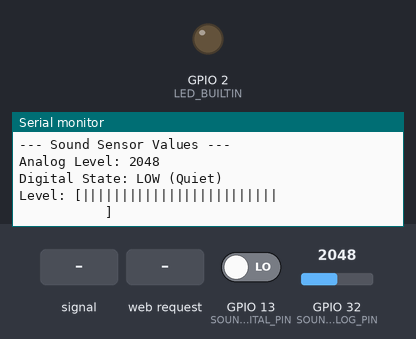
Bench run of a sketch on a simulated ESP32. Shown: output pins drawn as LEDs (lit = HIGH), the last lines printed to the serial monitor. Inputs (shaded band) come from the test bench; at power-on: GPIO 32 (SOUND_ANALOG_PIN) = 2048, GPIO 13 (SOUND_DIGITAL_PIN) LOW. WiFi joins after 1.5 s; servers stay silent unless stated.

Above: at 3.7 s.
3.8 s: GPIO 32 (SOUND_ANALOG_PIN) fed a 200 Hz sine of ±327 counts around its level
At 3.93 s:
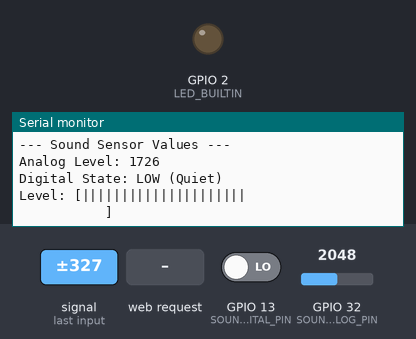
5.5 s: GPIO 32 (SOUND_ANALOG_PIN) set to 2866
At 5.55 s:
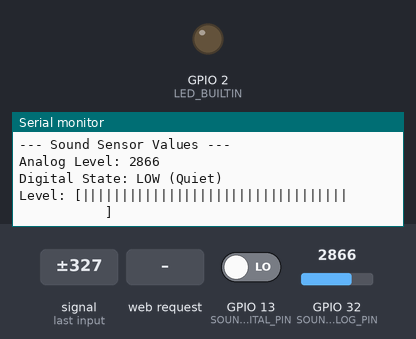
7.1 s: GPIO 13 (SOUND_DIGITAL_PIN) driven HIGH
At 7.67 s:
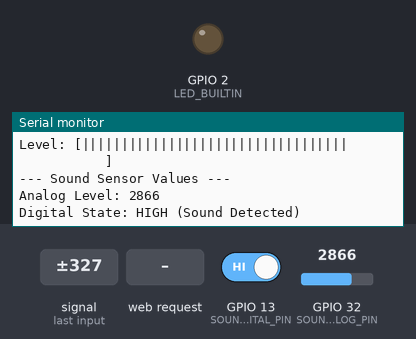
8.7 s: GPIO 32 (SOUND_ANALOG_PIN) fed a 1000 Hz sine of ±1023 counts around its level
At 8.79 s:
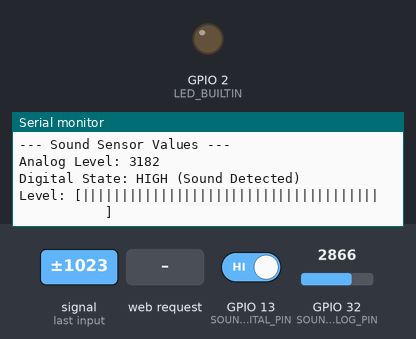
10.3 s: HTTP request GET / received
At 10.61 s:
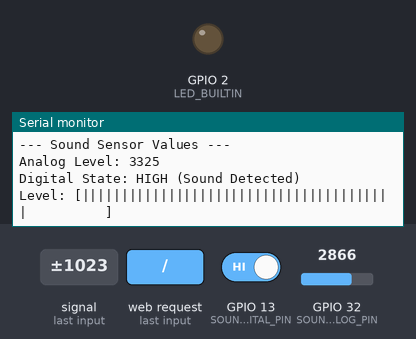
12.1 s: HTTP request GET /getSoundLevel received
At 12.13 s:
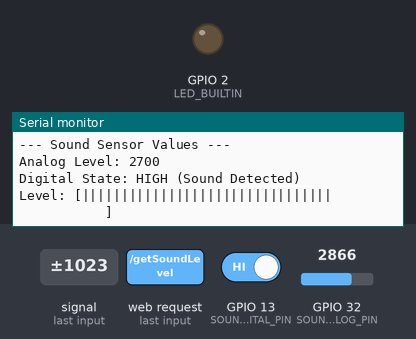
Timing chart, 0 to 15.1 s (numbered marks = the images above; inputs shaded):
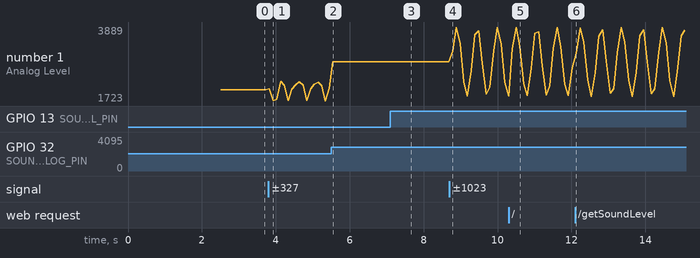

Measured:
- after the input at 3.8 s, the serial monitor: prints a new line at once (image 1)
- after the input at 5.5 s, the serial monitor: prints a new line after 0.05 s (image 2)
- after the input at 7.1 s, the serial monitor: prints a new line after 0.06 s (image 3)
- after the input at 8.7 s, the serial monitor: prints a new line after 0.08 s (image 4)
- after the input at 10.3 s, the serial monitor: prints a new line after 0.10 s (image 5)
- plotted number 1: 2048 → 2099 after the input at 3.8 s, 2099 → 2866 after the input at 5.5 s, 2866 → 1861 after the input at 8.7 s, 1861 → 2700 after the input at 10.3 s, 2700 → 2094 after the input at 12.1 s

The sketch:

web-server.ino
```cpp
#include <WiFi.h>
#include <WebServer.h>

// WiFi credentials
const char *ssid = "AndroidAP";
const char *password = "thathsara2";

// Pin definitions
const int SOUND_DIGITAL_PIN = 13; // DO pin - GPIO13
const int SOUND_ANALOG_PIN = 32;  // AO pin - GPIO32 (ADC1_CH4)
const int SOUND_THRESHOLD = 2048; // Adjust this value based on your sensor's sensitivity
const int LED_BUILTIN = 2;        // ESP32 built-in LED pin

// Create web server object on port 80
WebServer server(80);

void setup()
{
    // Start serial communication with proper encoding
    Serial.begin(115200);
    delay(1000);

    // Configure ADC for sound sensor
    analogSetPinAttenuation(SOUND_ANALOG_PIN, ADC_11db);
    analogSetWidth(12);

    // Configure pins
    pinMode(SOUND_DIGITAL_PIN, INPUT);
    pinMode(SOUND_ANALOG_PIN, INPUT);

    // Set WiFi mode explicitly
    WiFi.mode(WIFI_STA);
    WiFi.begin(ssid, password);

    Serial.println("\n");
    Serial.println("Connecting to WiFi...");

    while (WiFi.status() != WL_CONNECTED)
    {
        delay(500);
        Serial.print(".");
    }

    Serial.println("\n----------------------------------------");
    Serial.println("Successfully connected to WiFi network!");
    Serial.print("IP address: ");
    Serial.println(WiFi.localIP());
    Serial.println("----------------------------------------");

    // Initialize sound sensor pins with proper mode
    pinMode(SOUND_DIGITAL_PIN, INPUT); // Digital pin for threshold detection
    pinMode(SOUND_ANALOG_PIN, INPUT);  // Analog pin for sound level

    // Add ADC configuration for better readings
    analogSetWidth(12);             // Set ADC width to 12 bits
    analogSetAttenuation(ADC_11db); // Set ADC attenuation for 3.3V range

    // Add LED setup
    pinMode(LED_BUILTIN, OUTPUT);

    // Define server routes
    server.on("/", handleRoot);
    server.on("/getSoundLevel", handleGetSoundLevel);
    server.begin();
    Serial.println("HTTP server started");
}

void loop()
{
    server.handleClient();

    // Debug sound levels
    static unsigned long lastDebug = 0;
    if (millis() - lastDebug > 100) // Check every 100ms
    {
        lastDebug = millis();
        int analogValue = analogRead(SOUND_ANALOG_PIN);
        int digitalValue = digitalRead(SOUND_DIGITAL_PIN);

        // Print detailed debug info
        Serial.println("\n--- Sound Sensor Values ---");
        Serial.printf("Analog Level: %d\n", analogValue);
        Serial.printf("Digital State: %s\n", digitalValue ? "HIGH (Sound Detected)" : "LOW (Quiet)");

        // Visual representation of sound level
        Serial.print("Level: [");
        int bars = map(analogValue, 0, 4095, 0, 50);
        for (int i = 0; i < 50; i++)
        {
            Serial.print(i < bars ? '|' : ' ');
        }
        Serial.println("]");
    }
}

void handleRoot()
{
    String html = R"(<!DOCTYPE html><html>
    <head>
        <title>ESP32 Real-time Sound Monitor</title>
        <script src='https://cdn.tailwindcss.com'></script>
        <script src='https://cdn.jsdelivr.net/npm/chart.js'></script>
        <meta name='viewport' content='width=device-width, initial-scale=1.0'>
    </head>
    <body class='bg-gradient-to-br from-gray-50 to-gray-100 min-h-screen'>
        <!-- Project Description -->
        <div class='container mx-auto px-4 py-4 sm:py-8 max-w-7xl'>
            <div class='bg-white/80 backdrop-blur-sm rounded-lg shadow-lg p-4 sm:p-6 mb-4 sm:mb-8 border border-blue-100'>
                <div class='max-w-3xl mx-auto text-center'>
                    <h1 class='text-2xl sm:text-4xl font-bold text-blue-600 mb-2 sm:mb-4'>ESP32 Real-time Sound Monitor</h1>
                    <p class='text-sm sm:text-base text-gray-600 mb-4'>An IoT project that demonstrates real-time sound level monitoring using ESP32 and KY-037 Sound Sensor. Features include live sound level visualization, digital state detection, and responsive web interface.</p>
                    <div class='flex flex-wrap justify-center gap-2 sm:gap-4 text-xs sm:text-sm'>
                        <span class='px-2 sm:px-3 py-1 bg-blue-100 text-blue-800 rounded-full'>ESP32</span>
                        <span class='px-2 sm:px-3 py-1 bg-green-100 text-green-800 rounded-full'>Real-time Monitoring</span>
                        <span class='px-2 sm:px-3 py-1 bg-purple-100 text-purple-800 rounded-full'>Sound Detection</span>
                        <span class='px-2 sm:px-3 py-1 bg-yellow-100 text-yellow-800 rounded-full'>IoT</span>
                        <span class='px-2 sm:px-3 py-1 bg-red-100 text-red-800 rounded-full'>WebSocket</span>
                    </div>
                </div>
            </div>

            <!-- Main Dashboard -->
            <div class='bg-white rounded-lg shadow-lg p-4 sm:p-6 max-w-full mx-auto border border-gray-200'>
                <!-- Status Bar -->
                <div class='flex flex-col sm:flex-row sm:items-center justify-between mb-4 sm:mb-8 gap-4'>
                    <div class='flex items-center gap-3'>
                        <h2 class='text-xl sm:text-2xl font-bold text-gray-800'>Dashboard</h2>
                        <div class='hidden sm:block h-6 w-px bg-gray-300'></div>
                        <span class='hidden sm:block text-gray-500 text-sm'>Live Monitoring</span>
                    </div>
                    <div class='flex flex-wrap gap-2 sm:gap-3'>
                        <span id='serverStatus' class='px-3 py-1 rounded-full text-xs sm:text-sm font-semibold bg-gray-200 flex items-center gap-2'>
                            <span class='w-2 h-2 rounded-full bg-gray-400'></span>
                            Connecting...
                        </span>
                        <span id='sensorStatus' class='px-3 py-1 rounded-full text-xs sm:text-sm font-semibold bg-gray-200 flex items-center gap-2'>
                            <span class='w-2 h-2 rounded-full bg-gray-400'></span>
                            Checking...
                        </span>
                    </div>
                </div>

                <!-- Grid Layout -->
                <div class='grid grid-cols-1 lg:grid-cols-4 gap-4 sm:gap-6'>
                    <!-- Left Column - Info -->
                    <div class='lg:col-span-1 space-y-4 sm:space-y-6'>
                        <div class='bg-gray-50 p-3 sm:p-4 rounded-lg'>
                            <h2 class='text-base sm:text-lg font-semibold mb-2'>Sound Level</h2>
                            <div class='flex items-center'>
                                <div class='w-full bg-gray-200 rounded-full h-3 sm:h-4'>
                                    <div id='soundLevel' class='bg-blue-600 h-3 sm:h-4 rounded-full transition-all duration-300' style='width: 0%'></div>
                                </div>
                                <span id='soundValue' class='ml-2 sm:ml-4 font-mono text-sm sm:text-base min-w-[3ch] sm:min-w-[4ch]'>0</span>
                            </div>
                        </div>

                        <div class='bg-gray-50 p-3 sm:p-4 rounded-lg'>
                            <h2 class='text-base sm:text-lg font-semibold mb-2'>Digital Status</h2>
                            <div id='digitalStatus' class='text-center py-2 rounded font-semibold text-sm sm:text-base'>Waiting...</div>
                        </div>

                        <div class='bg-gray-50 p-3 sm:p-4 rounded-lg'>
                            <h2 class='text-base sm:text-lg font-semibold mb-2'>Server Info</h2>
                            <div class='space-y-2 text-xs sm:text-sm'>
                                <div class='flex justify-between items-center'>
                                    <span class='text-gray-600'>IP Address:</span>
                                    <span class='font-mono'>)";

    html += WiFi.localIP().toString();

    html += R"(</span>
                                </div>
                                <div class='flex justify-between items-center'>
                                    <span class='text-gray-600'>Memory:</span>
                                    <span class='font-mono'>)";

    html += String(ESP.getFreeHeap()) + " bytes free";

    html += R"(</span>
                                </div>
                            </div>
                        </div>
                    </div>

                    <!-- Right Column - Chart -->
                    <div class='lg:col-span-3 bg-gray-50 p-3 sm:p-4 rounded-lg h-[300px] sm:h-[400px] lg:h-[450px]'>
                        <h2 class='text-base sm:text-lg font-semibold mb-2'>Sound Level History</h2>
                        <div class='h-[250px] sm:h-[350px] lg:h-[400px]'>
                            <canvas id='soundChart'></canvas>
                        </div>
                    </div>
                </div>
            </div>

            <!-- Footer -->
            <div class='mt-4 sm:mt-8 text-center text-gray-500 text-xs sm:text-sm'>
                <p class='mt-1 sm:mt-2'>Created by Savindu Thathsara &#169; 2024</p>
            </div>
        </div>
        <script>
            // Define baseline value for sound detection
            const baseline = 1900;  // This should match the value in handleGetSoundLevel()

            const ctx = document.getElementById('soundChart').getContext('2d');
            const soundChart = new Chart(ctx, {
                type: 'line',
                data: {
                    labels: Array(100).fill(''),
                    datasets: [{
                        label: 'Sound Level',
                        data: Array(100).fill(1900),  // Use actual number instead of baseline
                        borderColor: 'rgb(37, 99, 235)',
                        tension: 0.3,
                        fill: true,
                        backgroundColor: 'rgba(37, 99, 235, 0.1)',
                        pointRadius: 0
                    }]
                },
                options: {
                    responsive: true,
                    maintainAspectRatio: false,
                    scales: {
                        y: {
                            beginAtZero: true,
                            max: 4095,
                            grid: {
                                color: 'rgba(0, 0, 0, 0.1)'
                            },
                            ticks: {
                                callback: function(value) {
                                    return value.toFixed(0);
                                }
                            }
                        },
                        x: {
                            display: false,
                            grid: {
                                display: false
                            }
                        }
                    },
                    plugins: {
                        legend: {
                            display: false
                        }
                    },
                    animation: false
                }
            });

            // Optimize update frequency
            let lastUpdate = 0;
            const updateInterval = 50;  // 50ms update interval
            let connectionFails = 0;

            function updateSoundLevel() {
                const now = Date.now();
                if (now - lastUpdate < updateInterval) return;
                lastUpdate = now;

                fetch('/getSoundLevel')
                    .then(response => response.json())
                    .then(data => {
                        connectionFails = 0;

                        // Update server status
                        document.getElementById('serverStatus').innerHTML =
                            '<span class="w-2 h-2 rounded-full bg-green-500"></span>Server Online';
                        document.getElementById('serverStatus').className =
                            'px-3 py-1 rounded-full text-sm font-semibold bg-green-100 text-green-800 flex items-center gap-2';

                        // Update sensor status with improved styling
                        const sensorDot = data.analog > 1900 ? 'bg-green-500' : 'bg-yellow-500 animate-pulse';
                        const sensorClass = data.analog > 1900 ?
                            'bg-green-100 text-green-800' : 'bg-yellow-50 text-yellow-800 border border-yellow-300';
                        const sensorText = data.analog > 1900 ? 'Sensor Active' : 'No Signal';

                        document.getElementById('sensorStatus').innerHTML =
                            `<span class="w-2 h-2 rounded-full ${sensorDot}"></span>
                             <span>${sensorText}</span>`;
                        document.getElementById('sensorStatus').className =
                            `px-3 py-1 rounded-full text-sm font-semibold ${sensorClass} flex items-center gap-2 transition-all duration-300`;

                        // Update sound level bar
                        const percentage = (data.analog / 4095) * 100;
                        document.getElementById('soundLevel').style.width = `${percentage}%`;
                        document.getElementById('soundValue').textContent = data.analog;

                        // Update digital status
                        const statusDiv = document.getElementById('digitalStatus');
                        if (data.digital) {
                            statusDiv.textContent = 'Sound Detected!';
                            statusDiv.className = 'bg-green-500 text-white text-center py-2 rounded font-semibold animate-pulse';
                        } else {
                            statusDiv.textContent = 'Quiet';
                            statusDiv.className = 'bg-gray-300 text-gray-700 text-center py-2 rounded font-semibold';
                        }

                        // Update chart
                        const chartData = soundChart.data.datasets[0].data;
                        chartData.push(data.analog);
                        if (chartData.length > 100) {
                            chartData.shift();
                        }
                        soundChart.update('none');
                    })
                    .catch(err => {
                        connectionFails++;
                        if(connectionFails > 5) {
                            document.getElementById('serverStatus').innerHTML =
                                '<span class="w-2 h-2 rounded-full bg-red-500"></span>Server Offline';
                            document.getElementById('serverStatus').className =
                                'px-3 py-1 rounded-full text-sm font-semibold bg-red-100 text-red-800 flex items-center gap-2';
                        }
                    });
            }

            // Start updates
            setInterval(updateSoundLevel, 20);
        </script>
    </body>
    </html>)";

    server.send(200, "text/html", html);
}

void handleGetSoundLevel()
{
    // Increase sensitivity with more frequent sampling
    int maxValue = 0;
    const int samples = 200; // Increased samples

    for (int i = 0; i < samples; i++)
    {
        int value = analogRead(SOUND_ANALOG_PIN);
        maxValue = max(maxValue, value);
        delayMicroseconds(50); // Faster sampling
    }

    // Enhanced sensitivity calculation
    static int lastValue = 0;
    static int baseline = 1900; // Adjust this based on your ambient noise
    int analogValue = (maxValue + lastValue) / 2;
    lastValue = maxValue;

    // Amplify the difference from baseline
    int amplifiedValue = baseline + (analogValue - baseline) * 2;
    amplifiedValue = constrain(amplifiedValue, 0, 4095);

    // More sensitive digital detection
    bool soundDetected = (analogValue > baseline + 100); // Adjust threshold
    digitalWrite(LED_BUILTIN, soundDetected);            // Control LED

    String json = "{\"analog\":" + String(amplifiedValue) + ",\"digital\":" + String(soundDetected) + "}";
    server.send(200, "application/json", json);
}
```
